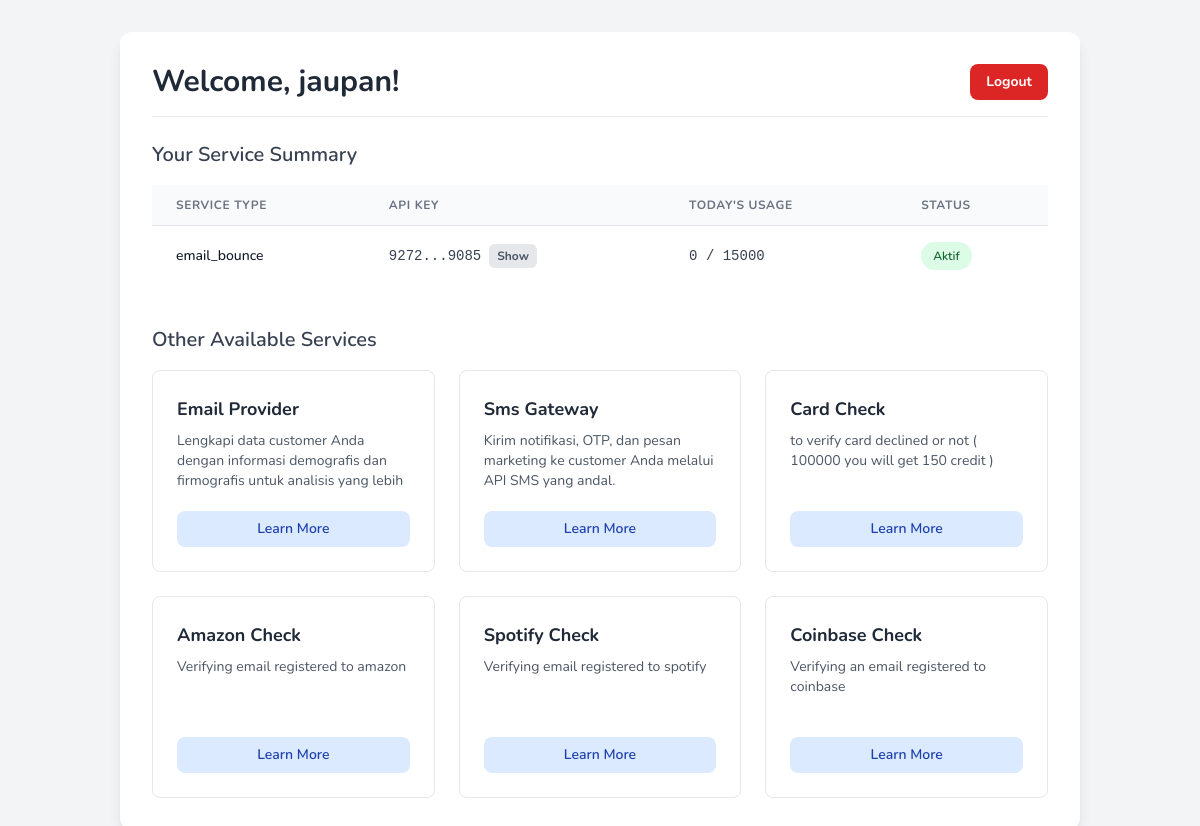
The app's page /customer/dashboard.php (signed in) with its own data.
### tables this page shows
CREATE TABLE `customers` (
  `id` int(11) NOT NULL AUTO_INCREMENT,
  `api_key` varchar(64) NOT NULL,
  `customer_name` varchar(255) DEFAULT NULL,
  `email` varchar(255) DEFAULT NULL,
  `daily_request_limit` int(15) NOT NULL,
  `is_active` tinyint(1) NOT NULL DEFAULT 1,
  `email_check_server` varchar(255) NOT NULL DEFAULT 'check.php',
  `created_at` timestamp NULL DEFAULT current_timestamp(),
  `updated_at` timestamp NULL DEFAULT current_timestamp() ON UPDATE current_timestamp(),
  `service_type` varchar(50) NOT NULL DEFAULT 'email_bounce',
  PRIMARY KEY (`id`),
  UNIQUE KEY `api_key` (`api_key`),
  UNIQUE KEY `email` (`email`),
  KEY `idx_customers_api_key` (`api_key`)
);

CREATE TABLE `products` (
  `id` int(10) unsigned NOT NULL AUTO_INCREMENT,
  `product_name` varchar(100) NOT NULL,
  `description` text DEFAULT NULL,
  `price` decimal(10,2) NOT NULL DEFAULT 0.00,
  `is_active` tinyint(1) NOT NULL DEFAULT 1,
  `created_at` timestamp NULL DEFAULT current_timestamp(),
  `updated_at` timestamp NULL DEFAULT current_timestamp() ON UPDATE current_timestamp(),
  PRIMARY KEY (`id`),
  UNIQUE KEY `product_name` (`product_name`)
);

### customer/dashboard.php (the view, shortened to what this page needs)
<?php
require_once '../config.php';
$customer_name = $_SESSION['customer_name'];
$usage_details = [];
$customer_owned_services = [];
$stmt_customer = $conn->prepare("SELECT id, api_key, service_type, daily_request_limit FROM customers WHERE customer_name = ? AND is_active = 1");
if ($stmt_customer) {
    $stmt_customer->bind_param("s", $customer_name);
    $stmt_customer->execute();
    $result_customer = $stmt_customer->get_result();
    while ($customer_data = $result_customer->fetch_assoc()) {
        $customer_owned_services[] = $customer_data['service_type'];
        $request_count_today = 0;
        $limit = $customer_data['daily_request_limit'];
        $status = ($limit > 0 && $request_count_today >= $limit)
            ? '<span class="px-3 py-1 inline-flex text-xs leading-5 font-semibold rounded-full bg-yellow-100 text-yellow-800">Limit Tercapai</span>'
            : '<span class="px-3 py-1 inline-flex text-xs leading-5 font-semibold rounded-full bg-green-100 text-green-800">Aktif</span>';
        $usage_details[] = [
            'service_type' => $customer_data['service_type'],
            'full_api_key' => $customer_data['api_key'],
            'masked_api_key' => substr($customer_data['api_key'], 0, 4) . '...' . substr($customer_data['api_key'], -4),
            'usage' => $request_count_today . ' / ' . $limit,
            'status' => $status,
        ];
    }
}
$all_available_services = [];
$result_all_services = $conn->query("SELECT id, product_name, description FROM products WHERE is_active = 1");
if ($result_all_services) {
    while ($row = $result_all_services->fetch_assoc()) {
        if (!in_array($row['product_name'], $customer_owned_services)) {
            $all_available_services[] = $row;
        }
    }
}
?>
<!DOCTYPE html>
<html lang="en">
<head>
    <script src="https://cdn.tailwindcss.com"></script>
</head>
<body class="bg-gray-100 font-sans">
    <div class="container mx-auto p-4 md:p-8">
        <div class="bg-white p-6 md:p-8 rounded-xl shadow-lg">
            <div class="flex flex-col md:flex-row justify-between md:items-center border-b border-gray-200 pb-4 mb-6">
                <h2 class="text-2xl md:text-3xl font-bold text-gray-800 mb-4 md:mb-0">
                    Welcome, <?php echo htmlspecialchars($customer_name); ?>!
                </h2>
                <a href="logout.php" class="text-sm bg-red-600 hover:bg-red-700 text-white font-bold py-2 px-4 rounded-lg focus:outline-none focus:shadow-outline transition-colors duration-200 w-full md:w-auto text-center">
                    Logout
                </a>
            </div>
            <h3 class="text-xl font-semibold text-gray-700 mb-4">Your Service Summary</h3>
            <div class="overflow-x-auto mb-10">
                <?php if (!empty($usage_details)): ?>
                    <table class="min-w-full divide-y divide-gray-200">
                        <thead class="bg-gray-50">
                            <tr>
                                <th scope="col" class="px-6 py-3 text-left text-xs font-bold text-gray-500 uppercase tracking-wider">Service Type</th>
                                <th scope="col" class="px-6 py-3 text-left text-xs font-bold text-gray-500 uppercase tracking-wider">API Key</th>
                                <th scope="col" class="px-6 py-3 text-left text-xs font-bold text-gray-500 uppercase tracking-wider">Today's Usage</th>
                                <th scope="col" class="px-6 py-3 text-left text-xs font-bold text-gray-500 uppercase tracking-wider">Status</th>
                            </tr>
                        </thead>
                        <tbody class="bg-white divide-y divide-gray-200">
                            <?php foreach ($usage_details as $detail): ?>
                                <tr>
                                    <td class="px-6 py-4 whitespace-nowrap text-sm font-medium text-gray-900"><?php echo htmlspecialchars($detail['service_type']); ?></td>
                                    <td class="px-6 py-4 whitespace-nowrap text-sm text-gray-700">
                                        <div class="flex items-center space-x-2">
                                            <code class="api-key font-mono" data-full-key="<?php echo htmlspecialchars($detail['full_api_key']); ?>">
                                                <?php echo htmlspecialchars($detail['masked_api_key']); ?>
                                            </code>
                                            <button class="toggle-vis bg-gray-200 hover:bg-gray-300 text-gray-600 text-xs font-bold py-1 px-2 rounded-md" type="button">Show</button>
                                        </div>
                                    </td>
                                    <td class="px-6 py-4 whitespace-nowrap text-sm text-gray-700 font-mono"><?php echo htmlspecialchars($detail['usage']); ?></td>
                                    <td class="px-6 py-4 whitespace-nowrap text-sm"><?php echo $detail['status']; ?></td>
                                </tr>
                            <?php endforeach; ?>
                        </tbody>
                    </table>
                <?php endif; ?>
            </div>
            <h3 class="text-xl font-semibold text-gray-700 mb-4">Other Available Services</h3>
        <?php if (!empty($all_available_services)): ?>
            <div class="grid grid-cols-1 sm:grid-cols-2 lg:grid-cols-3 gap-6">
                <?php foreach ($all_available_services as $service): ?>
                    <div class="bg-white border border-gray-200 rounded-lg p-6 flex flex-col justify-between hover:shadow-md transition-shadow">
                        <div>
                            <h4 class="font-bold text-gray-800 text-lg"><?php echo htmlspecialchars(ucwords(str_replace('_', ' ', $service['product_name']))); ?></h4>
                            <p class="text-gray-600 text-sm mt-2 h-16 overflow-hidden"><?php echo htmlspecialchars($service['description']); ?></p>
                        </div>
                        <a href="product_detail.php?id=<?php echo $service['id']; ?>" class="text-center mt-4 bg-blue-100 text-blue-800 text-sm font-semibold py-2 px-4 rounded-lg hover:bg-blue-200 transition-colors w-full">
                            Learn More
                        </a>
                    </div>
                <?php endforeach; ?>
            </div>
        <?php endif; ?>
        </div>
    </div>
</body>
</html>

### records on screen
customers: service_type "email_bounce", masked_api_key "9272...9085", usage "0 / 15000", daily_request_limit "Aktif"
products: product_name "Email Provider", description "Lengkapi data customer Anda dengan informasi demografis dan firmografis untuk analisis yang lebih…"
products: product_name "Sms Gateway", description "Kirim notifikasi, OTP, dan pesan marketing ke customer Anda melalui API SMS yang andal."
products: product_name "Card Check", description "to verify card declined or not ( 100000 you will get 150 credit )"
products: product_name "Amazon Check", description "Verifying email registered to amazon"
products: product_name "Spotify Check", description "Verifying email registered to spotify"
products: product_name "Coinbase Check", description "Verifying an email registered to coinbase"

### other values on screen
$customer_name "jaupan"
